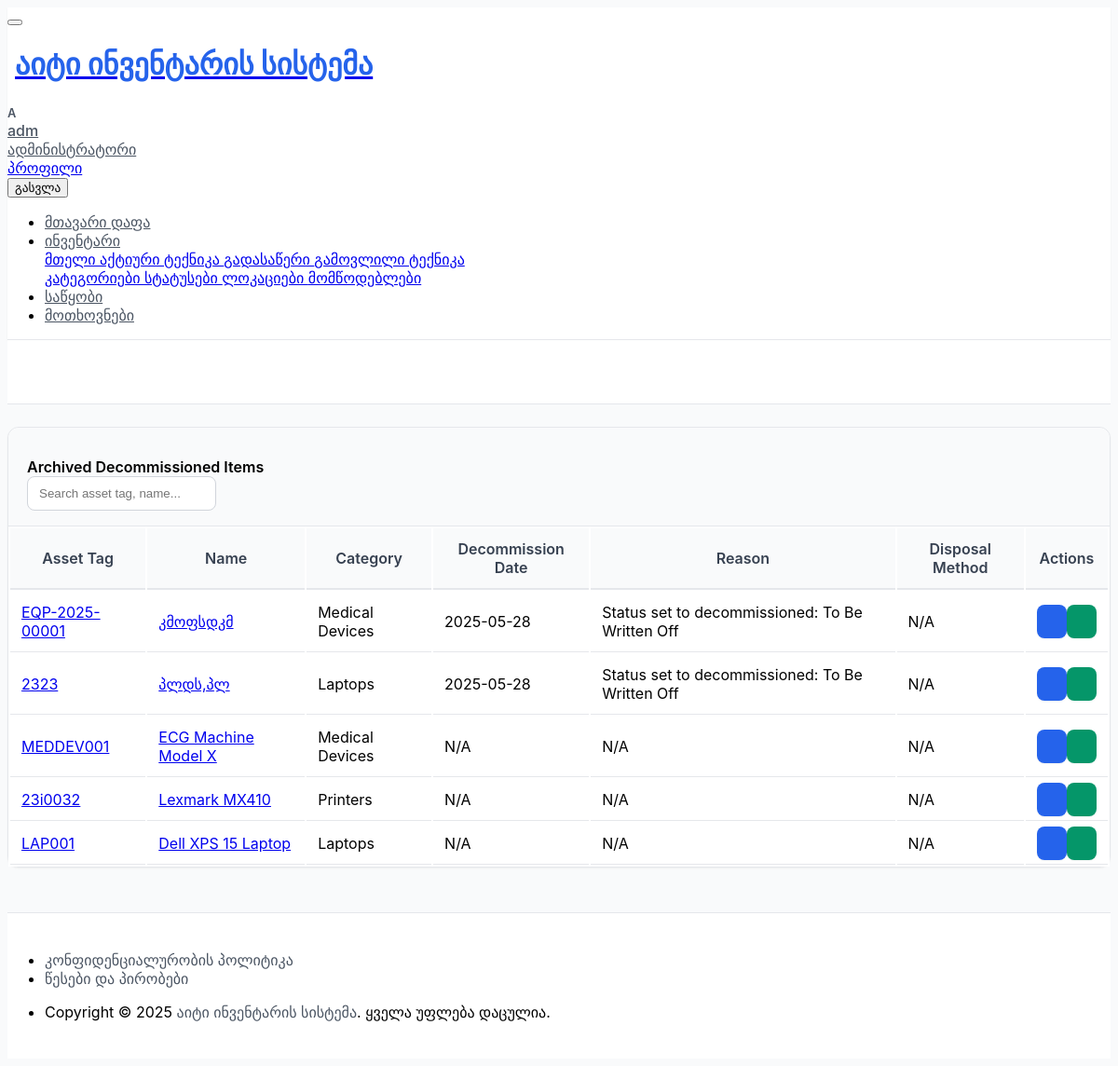
/inventory/equipment/decommissioned/ (signed in), run on an earlier commit of the app's database.
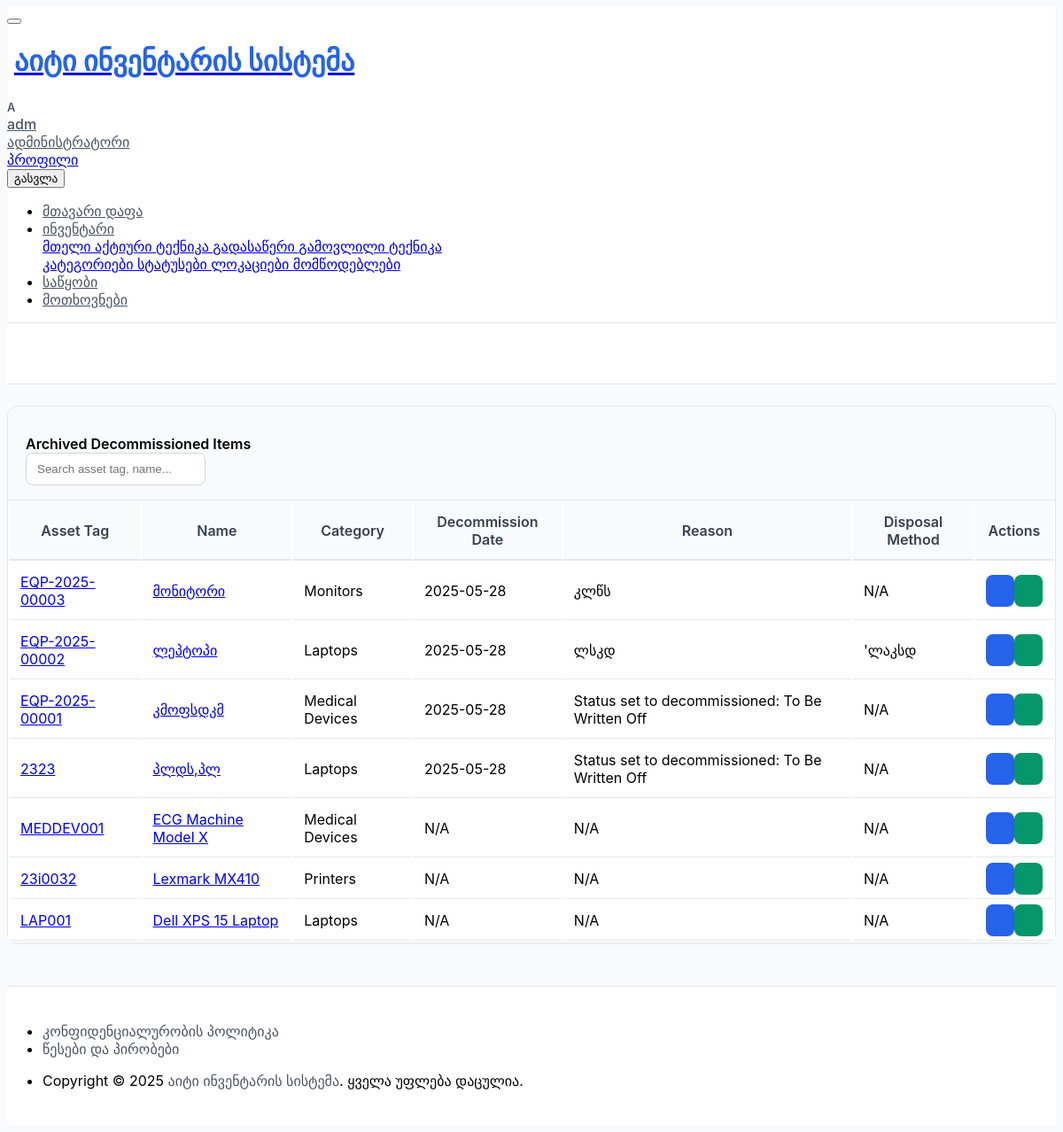
And on a later commit of the database.
### inventory/models.py (models this page shows, shortened)
class Equipment(models.Model):
    name = models.CharField(
        _("Equipment Name/Model"),
        max_length=200,
        help_text=_("ტექნიკის აღწერითი სახელი ან მოდელი (მაგ., Dell Latitude 5590, HP LaserJet Pro M404dn).")
    )
    asset_tag = models.CharField(
        _("Asset Tag (Internal ID)"),
        max_length=50,
        unique=True,
        blank=True,
        editable=False,
        help_text=_("ორგანიზაციის შიდა უნიკალური საინვენტარო ნომერი (ავტომატურად გენერირდება).")
    )
    serial_number = models.CharField(
        _("Serial Number (Optional)"),
        max_length=100,
        blank=True,
        null=True,
        help_text=_("მწარმოებლის სერიული ნომერი. დატოვეთ ცარიელი, თუ არ არსებობს ან არ გამოიყენება.")
    )
    category = models.ForeignKey(
        Category,
        verbose_name=_("Category"),
        on_delete=models.PROTECT,
        null=True,
        blank=True,
        related_name="equipment_items",
        help_text=_("აირჩიეთ ტექნიკის კატეგორია.")
    )
    status = models.ForeignKey(
        Status,
        verbose_name=_("Status"),
        on_delete=models.PROTECT,
        null=True,
        blank=False, # სტატუსი სავალდებულოა
        related_name="equipment_items_with_status",
        help_text=_("აირჩიეთ ტექნიკის მიმდინარე სტატუსი.")
    )
    current_location = models.ForeignKey(
        Location,
        verbose_name=_("Current Location (Optional)"),
        on_delete=models.SET_NULL,
        null=True,
        blank=True,
        related_name="equipment_at_location",
        help_text=_("აირჩიეთ ტექნიკის მიმდინარე ფიზიკური ლოკაცია ან დეპარტამენტი.")
    )
    assigned_to = models.ForeignKey(
        settings.AUTH_USER_MODEL,
        verbose_name=_("Assigned To (User) (Optional)"),
        on_delete=models.SET_NULL,
        null=True,
        blank=True,
        related_name="assigned_equipment",
        help_text=_("მომხმარებელი, რომელზეც ეს ტექნიკა ამჟამად არის მინიჭებული.")
    )
    supplier = models.ForeignKey(
        Supplier,
        verbose_name=_("Supplier (Optional)"),
        on_delete=models.SET_NULL,
        null=True,
        blank=True,
        related_name="supplied_equipment",
        help_text=_("აირჩიეთ მომწოდებელი, ვისგანაც ეს ტექნიკა იქნა შეძენილი.")
    )
    purchase_date = models.DateField(
        _("Purchase Date (Optional)"),
        null=True,
        blank=True,
        help_text=_("ტექნიკის შეძენის თარიღი.")
    )
    purchase_cost = models.DecimalField(
        _("Purchase Cost (Optional)"),
        max_digits=10,
        decimal_places=2,
        null=True,
        blank=True,
        help_text=_("ტექნიკის შესყიდვის ღირებულება.")
    )
    warranty_expiry_date = models.DateField(
        _("Warranty Expiry Date (Optional)"),
        null=True,
        blank=True,
        help_text=_("მწარმოებლის გარანტიის ვადის ამოწურვის თარიღი.")
    )
    notes = models.TextField(
        _("Notes (Optional)"),
        blank=True,
        null=True,
        help_text=_("დამატებითი შენიშვნები ამ ტექნიკის შესახებ.")
    )
    date_added = models.DateTimeField(_("Date Added to System"), default=timezone.now, editable=False)
    added_by = models.ForeignKey(
        settings.AUTH_USER_MODEL,
        verbose_name=_("Added By"),
        related_name='equipment_added_by_user',
        on_delete=models.SET_NULL,
        null=True,
        blank=True,
        editable=False,
        help_text=_("მომხმარებელი, რომელმაც ეს ტექნიკა სისტემაში დაამატა.")
    )
    last_updated = models.DateTimeField(_("Last Updated"), auto_now=True, editable=False)
    updated_by = models.ForeignKey(
        settings.AUTH_USER_MODEL,
        verbose_name=_("Last Updated By"),
        related_name='equipment_updated_by_user',
        on_delete=models.SET_NULL,
        null=True,
        blank=True,
        editable=False,
        help_text=_("მომხმარებელი, რომელმაც ბოლოს განაახლა ინფორმაცია ამ ტექნიკაზე.")
    )
    _original_status_id = None # ძველი სტატუსის ID-ს შესანახად ლოგირებისთვის
    def __init__(self, *args, **kwargs):
        super().__init__(*args, **kwargs)
        self._original_status_id = self.status_id # ინიციალიზაციისას ვიმახსოვრებთ მიმდინარე სტატუსს
    def get_absolute_url(self):
        return reverse('inventory:equipment_detail', kwargs={'pk': self.pk})
    class Meta:
        verbose_name = _("Equipment (Tracked Item)")
        verbose_name_plural = _("Equipment (Tracked Items)")
        ordering = ['name', 'asset_tag']

class Category(models.Model):
    name = models.CharField(
        _("Category Name"),
        max_length=100,
        unique=True,
        help_text=_("ტექნიკის ფიზიკური კატეგორიის დასახელება (მაგ., ლეპტოპი, პრინტერი, მონიტორი).")
    )
    description = models.TextField(
        _("Description"),
        blank=True,
        null=True,
        help_text=_("კატეგორიის მოკლე აღწერა (არასავალდებულო).")
    )
    icon = models.CharField(
        _("Icon Class (Optional)"),
        max_length=50,
        blank=True,
        null=True,
        help_text=_("Font Awesome ან მსგავსი ბიბლიოთეკის ხატულას კლასი (მაგ., 'fas fa-laptop').")
    )
    class Meta:
        verbose_name = _("Equipment Category")
        verbose_name_plural = _("Equipment Categories")
        ordering = ['name']

class DecommissionLog(models.Model):
    equipment = models.OneToOneField(
        Equipment,
        on_delete=models.CASCADE,
        related_name='decommission_details',
        verbose_name=_("Decommissioned Equipment")
    )
    decommission_date = models.DateField(default=timezone.now, verbose_name=_("Decommission Date"))
    reason = models.TextField(verbose_name=_("Reason for Decommission"))
    decommissioned_by = models.ForeignKey(
        settings.AUTH_USER_MODEL,
        null=True,
        blank=True,
        on_delete=models.SET_NULL,
        verbose_name=_("Decommissioned By")
    )
    method_of_disposal = models.CharField(
        _("Method of Disposal (Optional)"),
        max_length=100, blank=True, null=True,
        help_text=_("მაგ., გადამუშავება, გაყიდვა, განადგურება.")
    )
    disposal_certificate_id = models.CharField(
        _("Disposal Certificate ID (Optional)"),
        max_length=100, blank=True, null=True
    )
    notes = models.TextField(blank=True, null=True, verbose_name=_("Additional Notes on Decommissioning"))
    class Meta:
        verbose_name = _("Decommission Log Entry")
        verbose_name_plural = _("Decommission Log Entries")
        ordering = ['-decommission_date']

### inventory/views.py (the view)
# urls.py: path('equipment/decommissioned/', views.DecommissionedEquipmentListView.as_view(), name='decommissioned_list'),
class DecommissionedEquipmentListView(LoginRequiredMixin, PermissionRequiredMixin, ListView):
    model = Equipment
    template_name = 'inventory/decommissioned_equipment_list.html'
    context_object_name = 'equipment_list'
    permission_required = 'inventory.view_equipment' # Or 'inventory.view_decommissioned_equipment'
    paginate_by = 15
    def get_queryset(self):
        queryset = Equipment.objects.filter(
            status__is_decommissioned=True
        ).select_related(
            'category', 'status', 'current_location', 'assigned_to', 'supplier', 'decommission_details'
        ).order_by('-decommission_details__decommission_date', '-last_updated')
        search_query = self.request.GET.get('q')
        if search_query:
            queryset = queryset.filter(
                Q(name__icontains=search_query) |
                Q(asset_tag__icontains=search_query) |
                Q(serial_number__icontains=search_query)
            )
        return queryset
    def get_context_data(self, **kwargs):
        context = super().get_context_data(**kwargs)
        context['page_title'] = _("Decommissioned Equipment Archive")
        context['list_type_description'] = _("This list shows all equipment items that have been permanently decommissioned and removed from active service.")
        context['can_add_equipment'] = self.request.user.has_perm('inventory.add_equipment')
        return context

### inventory/templates/inventory/decommissioned_equipment_list.html (shortened to what this page needs)
{% extends "core/base.html" %}
{% load i18n static %}
{% block content %}
<div class="container-xl">
    <div class="card">
        <div class="card-header">
            <h3 class="card-title">{% trans "Archived Decommissioned Items" %}</h3>
            <div class="ms-auto d-flex align-items-center">
                <form method="get" action="" class="input-icon me-2">
                    <input type="text" value="{{ request.GET.q|default:'' }}" name="q" class="form-control" placeholder="{% trans "Search asset tag, name..." %}" aria-label="Search">
                </form>
            </div>
        </div>
        {% if equipment_list %}
            <div class="table-responsive">
                <table class="table table-vcenter card-table table-striped table-hover">
                    <thead>
                        <tr>
                            <th>{% trans "Asset Tag" %}</th>
                            <th>{% trans "Name" %}</th>
                            <th>{% trans "Category" %}</th>
                            <th>{% trans "Decommission Date" %}</th>
                            <th>{% trans "Reason" %}</th>
                            <th>{% trans "Disposal Method" %}</th>
                            <th class="w-1">{% trans "Actions" %}</th>
                        </tr>
                    </thead>
                    <tbody>
                    {% for equipment in equipment_list %}
                        <tr>
                            <td>
                                <a href="{{ equipment.get_absolute_url }}">{{ equipment.asset_tag|default:_("N/A") }}</a>
                            </td>
                            <td data-label="{% trans "Name" %}">
                                <a href="{{ equipment.get_absolute_url }}">{{ equipment.name }}</a>
                            </td>
                            <td data-label="{% trans "Category" %}">{{ equipment.category.name|default:_("N/A") }}</td>
                            <td data-label="{% trans "Decommission Date" %}">
                                {{ equipment.decommission_details.decommission_date|date:"Y-m-d"|default:_("N/A") }}
                            </td>
                            <td data-label="{% trans "Reason" %}">
                                {{ equipment.decommission_details.reason|truncatechars:50|default:_("N/A") }}
                            </td>
                            <td data-label="{% trans "Disposal Method" %}">
                                {{ equipment.decommission_details.method_of_disposal|default:_("N/A") }}
                            </td>
                            <td>
                                <div class="btn-list flex-nowrap">
                                    <a href="{{ equipment.get_absolute_url }}" class="btn btn-primary" title="{% trans "View Details" %}">
                                    </a>
                                    {% if perms.inventory.add_equipment %}
                                    <a href="{% url 'inventory:equipment_restore' equipment.pk %}" class="btn btn-success" title="{% trans "Restore" %}">
                                    </a>
                                    {% endif %}
                                </div>
                            </td>
                        </tr>
                    {% endfor %}
                    </tbody>
                </table>
            </div>
        {% endif %}
    </div>
</div>
{% endblock content %}

What changed in the data, as far as the page shows it:
added Equipment: asset_tag "EQP-2025-00003", name "მონიტორი", category.name "Monitors", decommission_details.decommission_date "2025-05-28", decommission_details.reason "კლწს", decommission_details.method_of_disposal "N/A"
added Equipment: asset_tag "EQP-2025-00002", name "ლეპტოპი", category.name "Laptops", decommission_details.decommission_date "2025-05-28", decommission_details.reason "ლსკდ", decommission_details.method_of_disposal "'ლაკსდ"
